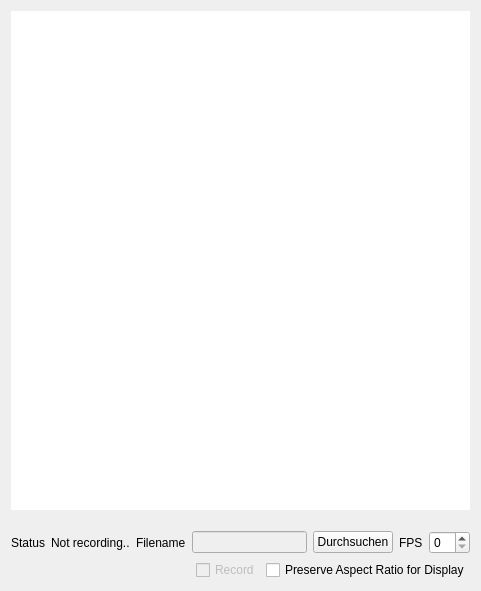
<?xml version="1.0" encoding="UTF-8"?>
<ui version="4.0">
 <class>DisplayWidget</class>
 <widget class="QWidget" name="DisplayWidget">
  <property name="enabled">
   <bool>true</bool>
  </property>
  <property name="geometry">
   <rect>
    <x>0</x>
    <y>0</y>
    <width>481</width>
    <height>591</height>
   </rect>
  </property>
  <property name="windowTitle">
   <string>Form</string>
  </property>
  <layout class="QVBoxLayout" name="verticalLayout">
   <item>
    <widget class="QLabel" name="graphicsView">
     <property name="minimumSize">
      <size>
       <width>0</width>
       <height>450</height>
      </size>
     </property>
     <property name="autoFillBackground">
      <bool>false</bool>
     </property>
     <property name="styleSheet">
      <string notr="true">background-color:white;</string>
     </property>
     <property name="text">
      <string/>
     </property>
     <property name="alignment">
      <set>Qt::AlignHCenter|Qt::AlignTop</set>
     </property>
    </widget>
   </item>
   <item>
    <layout class="QHBoxLayout" name="horizontalLayout">
     <property name="topMargin">
      <number>15</number>
     </property>
     <item>
      <widget class="QLabel" name="label_status">
       <property name="text">
        <string>Status</string>
       </property>
       <property name="margin">
        <number>5</number>
       </property>
      </widget>
     </item>
     <item>
      <widget class="QLabel" name="label_status_inhalt">
       <property name="text">
        <string>Not recording..</string>
       </property>
       <property name="margin">
        <number>5</number>
       </property>
      </widget>
     </item>
     <item>
      <widget class="QLabel" name="label_filename">
       <property name="text">
        <string>Filename</string>
       </property>
       <property name="margin">
        <number>5</number>
       </property>
      </widget>
     </item>
     <item>
      <widget class="QLineEdit" name="lineEdit_filename">
       <property name="enabled">
        <bool>false</bool>
       </property>
      </widget>
     </item>
     <item>
      <widget class="QPushButton" name="pushButton_filename">
       <property name="text">
        <string>Durchsuchen</string>
       </property>
      </widget>
     </item>
     <item>
      <widget class="QLabel" name="label_fps">
       <property name="text">
        <string>FPS</string>
       </property>
       <property name="margin">
        <number>5</number>
       </property>
      </widget>
     </item>
     <item>
      <widget class="QSpinBox" name="spinBox_fps"/>
     </item>
    </layout>
   </item>
   <item>
    <layout class="QHBoxLayout" name="horizontalLayout_2">
     <item>
      <spacer name="horizontalSpacer">
       <property name="orientation">
        <enum>Qt::Horizontal</enum>
       </property>
       <property name="sizeHint" stdset="0">
        <size>
         <width>40</width>
         <height>20</height>
        </size>
       </property>
      </spacer>
     </item>
     <item>
      <widget class="QCheckBox" name="checkBox_record">
       <property name="enabled">
        <bool>false</bool>
       </property>
       <property name="layoutDirection">
        <enum>Qt::LeftToRight</enum>
       </property>
       <property name="text">
        <string>Record</string>
       </property>
      </widget>
     </item>
     <item>
      <widget class="QCheckBox" name="checkBox_preserve">
       <property name="enabled">
        <bool>true</bool>
       </property>
       <property name="layoutDirection">
        <enum>Qt::LeftToRight</enum>
       </property>
       <property name="text">
        <string>Preserve Aspect Ratio for Display</string>
       </property>
      </widget>
     </item>
    </layout>
   </item>
  </layout>
 </widget>
 <resources/>
 <connections/>
</ui>
